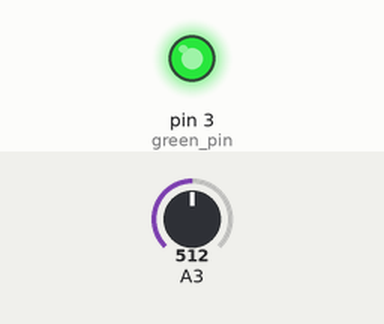
This sketch was run on a simulated Arduino Uno, built with avr-gcc and run on an emulated ATmega328P. Parts: output pins drawn as LEDs (lit = HIGH). Inputs (shaded band) come from the test bench; at power-on: A3 = 512. What the sketch prints to the serial monitor is not drawn.

Above: at 1.0 s.
At 3.0 s:
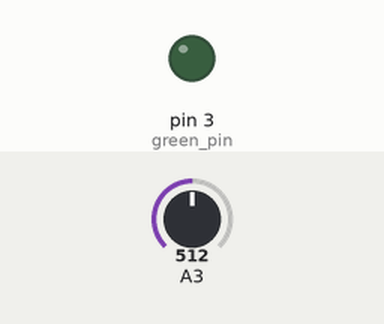
Timing chart, 0 to 5.2 s (numbered marks = the images above):
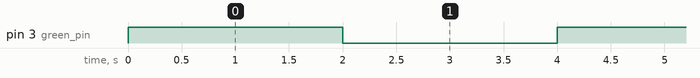

The sketch:

testChangePinMode.ino
```cpp
#define green_pin 3

typedef enum States {
  Output, Input
};
States State;

void setup() {
  State = Output;
  Serial.begin(9600);
}

void loop() {
  switch (State) {
    case Output:
      pinMode(green_pin, OUTPUT);
      analogWrite(green_pin, 1023);
      delay(2000);
      analogWrite(green_pin, 0);
      State = Input;
      break;

    case Input:
      pinMode(green_pin, INPUT);
      delay(2000);
      Serial.println(analogRead(green_pin));
      State = Output;
      break;
  }
}
```

Measured:
- by itself, pin 3 (green_pin): alternates HIGH for 2.0 s and LOW for 2.0 s
